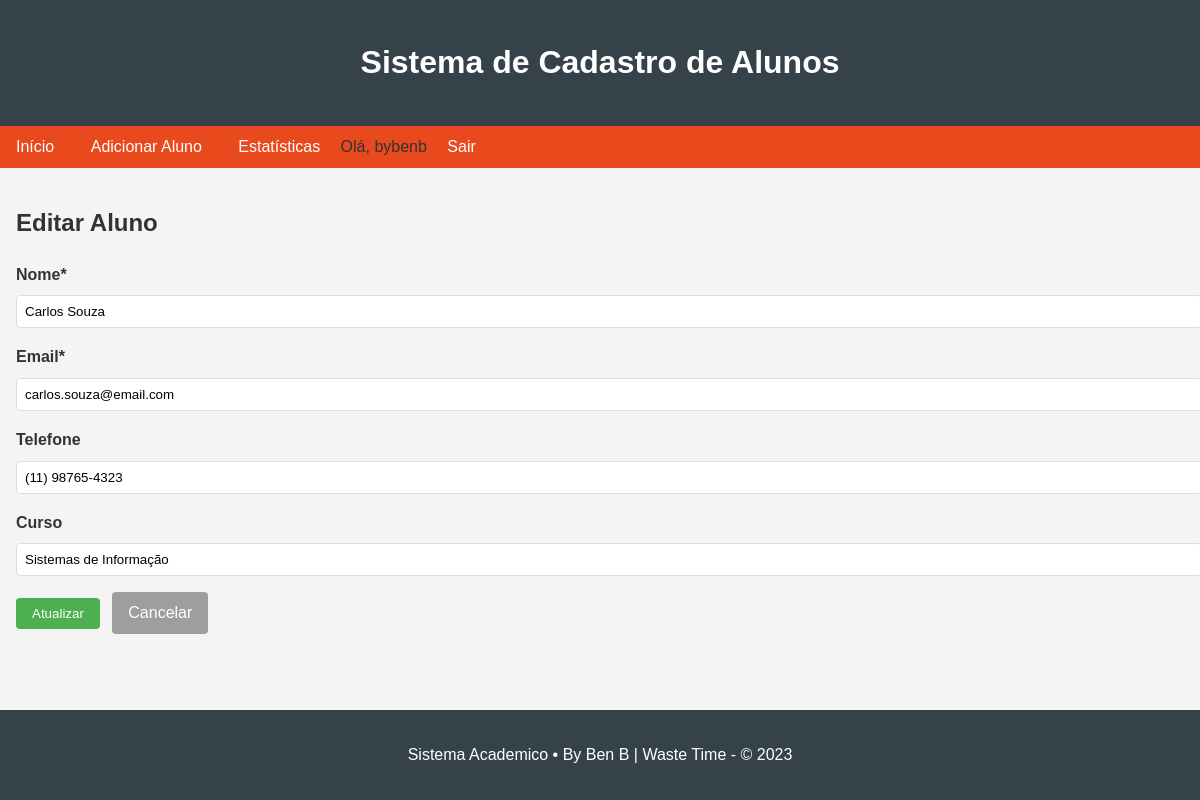
Screenshot of /185/editar (signed in) with the database file from the repository.
### tables this page shows
CREATE TABLE usuarios (
        id INTEGER PRIMARY KEY AUTOINCREMENT,
        username TEXT UNIQUE NOT NULL,
        password_hash TEXT NOT NULL,
        is_admin BOOLEAN DEFAULT 0
    );

CREATE TABLE alunos (
        id INTEGER PRIMARY KEY AUTOINCREMENT,
        nome TEXT NOT NULL,
        email TEXT NOT NULL,
        telefone TEXT,
        curso TEXT,
        criado_em TIMESTAMP DEFAULT CURRENT_TIMESTAMP
    );

### app.py (the view, shortened to what this page needs)
@app.route('/<int:id>/editar', methods=('GET', 'POST'))
@login_required
def editar(id):
    conn = get_db_connection()
    aluno = conn.execute('SELECT * FROM alunos WHERE id = ?', (id,)).fetchone()
    conn.close()
    return render_template('editar.html', aluno=aluno)

### app.py (called while the page is built)
@login_manager.user_loader
def load_user(user_id):
    conn = get_db_connection()
    user_data = conn.execute('SELECT * FROM usuarios WHERE id = ?', (user_id,)).fetchone()
    conn.close()
    if not user_data:
        return None
    user = User()
    user.id = user_data['id']
    user.username = user_data['username']
    user.is_admin = user_data['is_admin']
    return user

def get_db_connection():
    conn = sqlite3.connect('alunos.db')
    conn.row_factory = sqlite3.Row
    return conn

### templates/editar.html
{% extends "base.html" %}
{% block content %}
    <h2>Editar Aluno</h2>
    <form method="post">
        <div class="form-group">
            <label for="nome">Nome*</label>
            <input type="text" name="nome" id="nome" value="{{ aluno['nome'] }}" required>
        </div>
        <div class="form-group">
            <label for="email">Email*</label>
            <input type="email" name="email" id="email" value="{{ aluno['email'] }}" required>
        </div>
        <div class="form-group">
            <label for="telefone">Telefone</label>
            <input type="text" name="telefone" id="telefone" value="{{ aluno['telefone'] or '' }}">
        </div>
        <div class="form-group">
            <label for="curso">Curso</label>
            <input type="text" name="curso" id="curso" value="{{ aluno['curso'] or '' }}">
        </div>
        <button type="submit" class="btn submit">Atualizar</button>
        <a href="{{ url_for('index') }}" class="btn cancel">Cancelar</a>
    </form>
{% endblock %}

### templates/base.html (shortened to what this page needs)
<!DOCTYPE html>
<html lang="pt-br">
<head>
    <link rel="stylesheet" href="{{ url_for('static', filename='style.css') }}">
</head>
<body>
    <header>
        <h1>Sistema de Cadastro de Alunos</h1>
    </header>
    <nav>
        <a href="{{ url_for('index') }}">Início</a>
        <a href="{{ url_for('adicionar') }}">Adicionar Aluno</a>
        <a href="{{ url_for('estatisticas') }}">Estatísticas</a>
        {% if current_user.is_authenticated %}
            <span>Olá, {{ current_user.username }}</span>
            <a href="{{ url_for('logout') }}">Sair</a>
        {% else %}
            <a href="{{ url_for('login') }}">Login</a>
        {% endif %}
    </nav>
    <main>
        {% block content %}{% endblock %}
    </main>
    <footer>
        <p>Sistema Academico • By Ben B | Waste Time - © 2023</p>
    </footer>
</body>
</html>

### static/style.css (style rules this page uses)
body { font-family: Arial, sans-serif; line-height: 1.6; margin: 0; padding: 0; color: #333; background-color: #f4f4f4; }
header { background: #35424a; color: #ffffff; padding: 1rem 0; text-align: center; }
nav { background: #e8491d; padding: 0.5rem 0; }
nav a { color: #ffffff; text-decoration: none; padding: 0 1rem; }
main { padding: 1rem; max-width: 1200px; margin: 0 auto; }
footer { text-align: center; padding: 1rem 0; background: #35424a; color: #ffffff; position: fixed; bottom: 0; width: 100%; }
.form-group { margin-bottom: 1rem; }
.form-group label { display: block; margin-bottom: 0.5rem; font-weight: bold; }
.form-group input { width: 100%; padding: 0.5rem; border: 1px solid #ddd; border-radius: 4px; }
.btn { display: inline-block; padding: 0.5rem 1rem; text-decoration: none; border-radius: 4px; cursor: pointer; border: none; margin-right: 0.5rem; }
.btn.submit { background-color: #4CAF50; color: white; }
.btn.cancel, .btn.back { background-color: #9e9e9e; color: white; }

### rows the page displays
usuarios: username "bybenb"
alunos: nome "Carlos Souza", email "carlos.souza@email.com", telefone "(11) 98765-4323", curso "Sistemas de Informação"
